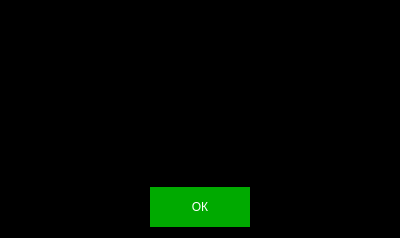
<?xml version="1.0" encoding="UTF-8"?>
<ui version="4.0">
 <class>Dialog</class>
 <widget class="QDialog" name="Dialog">
  <property name="geometry">
   <rect>
    <x>0</x>
    <y>0</y>
    <width>400</width>
    <height>238</height>
   </rect>
  </property>
  <property name="windowTitle">
   <string>Dialog</string>
  </property>
  <property name="styleSheet">
   <string notr="true">#Dialog{
	background-color: rgb(0,0,0);
}
QLabel{
	color: rgb(255, 255, 255);
	align=&quot;center&quot;
}
QPushButton{
	background-color:rgba(0, 170, 0, 1);
	border:none;
	color: white;
}
QPushButton::hover{
	background-color: rgba(131, 255, 112, 0.5);
	border:none;
	color: white;
}
QPushButton::pressed{
	background-color:rgba(0, 170, 127,1);
	border:none;
	color: white;
}</string>
  </property>
  <layout class="QVBoxLayout" name="verticalLayout">
   <item>
    <layout class="QHBoxLayout" name="horizontalLayout_2">
     <item>
      <spacer name="horizontalSpacer_3">
       <property name="orientation">
        <enum>Qt::Horizontal</enum>
       </property>
       <property name="sizeHint" stdset="0">
        <size>
         <width>40</width>
         <height>20</height>
        </size>
       </property>
      </spacer>
     </item>
     <item>
      <widget class="QLabel" name="label">
       <property name="minimumSize">
        <size>
         <width>280</width>
         <height>150</height>
        </size>
       </property>
       <property name="font">
        <font>
         <pointsize>13</pointsize>
        </font>
       </property>
       <property name="layoutDirection">
        <enum>Qt::LeftToRight</enum>
       </property>
       <property name="styleSheet">
        <string notr="true"/>
       </property>
       <property name="text">
        <string/>
       </property>
      </widget>
     </item>
     <item>
      <spacer name="horizontalSpacer_4">
       <property name="orientation">
        <enum>Qt::Horizontal</enum>
       </property>
       <property name="sizeHint" stdset="0">
        <size>
         <width>40</width>
         <height>20</height>
        </size>
       </property>
      </spacer>
     </item>
    </layout>
   </item>
   <item>
    <layout class="QHBoxLayout" name="horizontalLayout">
     <item>
      <spacer name="horizontalSpacer">
       <property name="orientation">
        <enum>Qt::Horizontal</enum>
       </property>
       <property name="sizeHint" stdset="0">
        <size>
         <width>40</width>
         <height>20</height>
        </size>
       </property>
      </spacer>
     </item>
     <item>
      <widget class="QPushButton" name="pushButton">
       <property name="minimumSize">
        <size>
         <width>100</width>
         <height>40</height>
        </size>
       </property>
       <property name="text">
        <string>ОК</string>
       </property>
      </widget>
     </item>
     <item>
      <spacer name="horizontalSpacer_2">
       <property name="orientation">
        <enum>Qt::Horizontal</enum>
       </property>
       <property name="sizeHint" stdset="0">
        <size>
         <width>40</width>
         <height>20</height>
        </size>
       </property>
      </spacer>
     </item>
    </layout>
   </item>
  </layout>
 </widget>
 <resources/>
 <connections/>
</ui>
